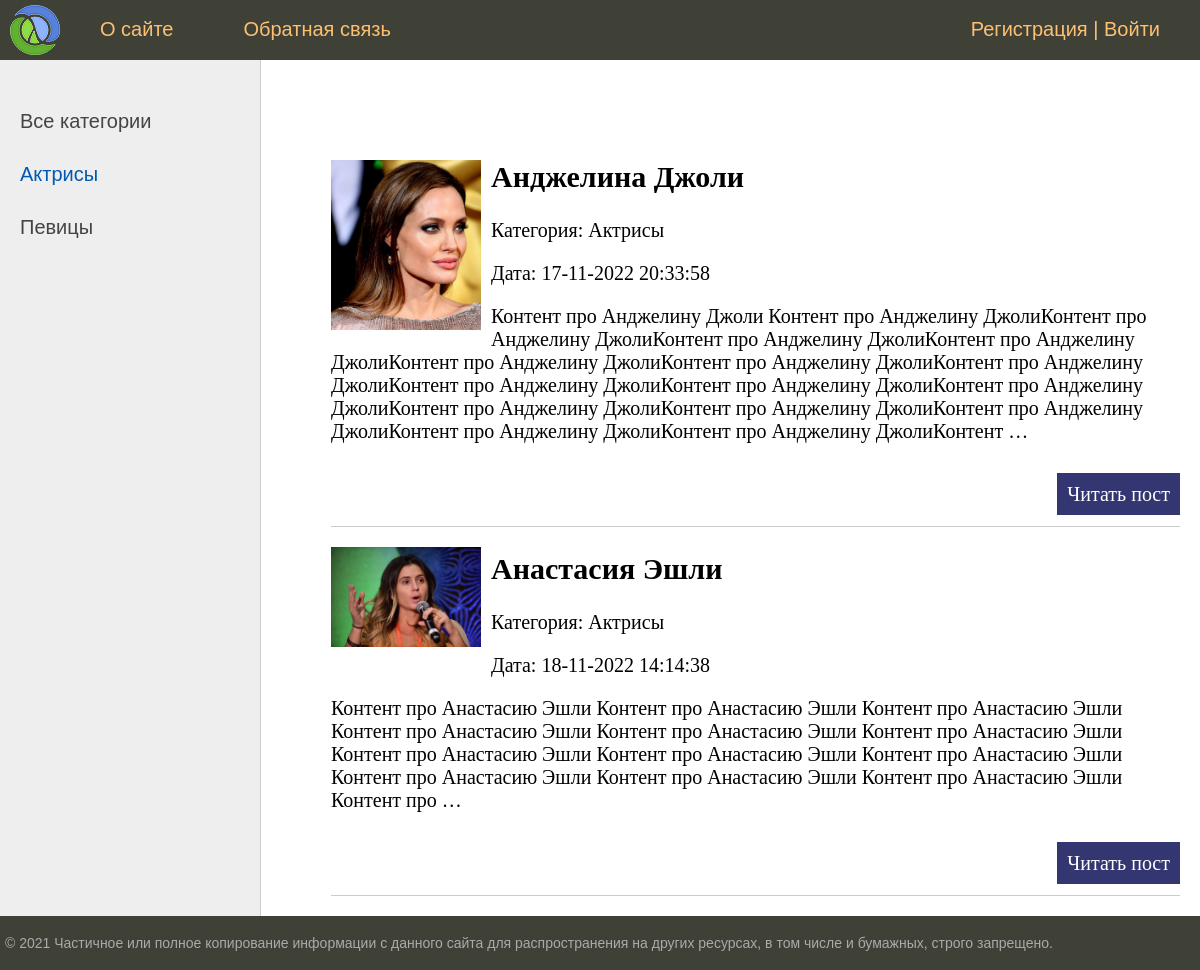
Screenshot of /category/aktrisy/ with the database file from the repository.
### women/models.py (models this page shows, shortened)
class Category(models.Model):
    name = models.CharField(max_length=100, verbose_name="Название категории")
    slug = models.SlugField(max_length=255, unique=True, verbose_name="URL")
    class Meta:
        verbose_name = 'Категория'
        verbose_name_plural = 'Категории'
        ordering = ['id']
    def __str__(self):
        return self.name
    def get_absolute_url(self):
        return reverse('show_category', kwargs={'category_slug': self.slug})

class Women(models.Model):
    title = models.CharField(max_length=255, verbose_name="Заголовок")
    slug = models.SlugField(max_length=255, unique=True, verbose_name="URL")
    content = models.TextField(blank=True)
    photo = models.ImageField(upload_to="photos/%Y/%m/%d/", null=True, blank=True)
    time_create = models.DateTimeField(auto_now_add=True)
    time_update = models.DateTimeField(auto_now=True)
    is_published = models.BooleanField(default=True)
    category = models.ForeignKey('Category', on_delete=models.PROTECT, null=True)
    class Meta:
        verbose_name = 'Известные женщины'
        verbose_name_plural = 'Известные женщины'
        ordering = ['id']
    def get_absolute_url(self):
        return reverse('show_post', kwargs={'post_slug': self.slug})

### women/views.py (the view)
# urls.py: path('category/<slug:category_slug>/', WomenCategory.as_view(), name='show_category'),
class WomenCategory(DataMixin, ListView):
    model = Women
    template_name = 'women/index.html'
    context_object_name = 'posts'
    allow_empty = False
    def get_queryset(self):
        return Women.objects.filter(category__slug=self.kwargs['category_slug'], is_published=True)
    def get_context_data(self, *, object_list=None, **kwargs):
        context = super().get_context_data(**kwargs)
        c_def = self.get_user_context(title="Категория - " + str(context['posts'][0].category),
                                      category_selected=context['posts'][0].category_id)
        context = dict(list(context.items()) + list(c_def.items()))
        return context

### women/utils.py (called while the page is built)
    def get_user_context(self, **kwargs):
        context = kwargs
        cats = Category.objects.annotate(Count('women'))
        user_menu = menu.copy()
        if not self.request.user.is_authenticated:
            user_menu.pop(1)
        context['menu'] = user_menu
        context['category'] = cats
        if 'category_selected' not in context:
            context['category_selected'] = 0
        return context

### women/templates/women/index.html (shortened to what this page needs)
{% extends 'women/base.html' %}
{% block content %}
<ul class="list-articles">
	{% for p in posts %}
			{% if p.photo %}
				<p><img class="img-article-left thumb" src="{{p.photo.url}}"></p>
			{% endif %}
			<li><h2>{{p.title}}</h2>
			<p class="first">Категория: {{ p.category }}</p>
			<p class="last">Дата: {{ p.time_update| date:"d-m-Y H:i:s" }}</p>
	{{p.content|linebreaks|truncatewords:50}}
			<p class="link-read-post"><a href="{{ p.get_absolute_url }}">Читать пост</a></p>
			</li>
	{% endfor %}
</ul>
{% endblock %}

### women/templates/women/base.html (shortened to what this page needs)
{% load static %}
{% load women_tags %}
<!DOCTYPE html>
<html>
<head>
	<link type="text/css" href="{% static 'women/css/styles.css' %}" rel="stylesheet" />
</head>
<body>
<table class="table-page" border=0 cellpadding="0" cellspacing="0">
<tr><td valign=top>
{% block mainmenu %}
		<div class="header">
			<ul id="mainmenu" class="mainmenu">
			<li class="logo"><a href="{% url 'home' %}"><div class="logo"></div></a></li>
{% for m in menu %}
				<li><a href="{% url m.url_name %}">{{m.title}}</a></li>
{% endfor %}
				{% if request.user.is_authenticated %}
				<li class="last"> {{ user.username }} | <a href="{% url 'logout' %}">Выйти</a></li>
				{% else %}
				<li class="last"><a href="{% url 'register' %}">Регистрация</a> | <a href="{% url 'login' %}">Войти</a></li>
				{% endif %}
			</ul>
		</div>
{% endblock mainmenu %}
<table class="table-content" border=0 cellpadding="0" cellspacing="0">
<tr>
	<td valign="top" class="left-chapters">
	<ul id="leftchapters">
		{% if category_selected == 0 %}
			<li class="selected">Все категории</li>
		{% else %}
			<li><a href="{% url 'home' %}">Все категории</a></li>
		{% endif %}
		{% for c in category %}
		{% if c.women__count > 0 %}
			{% if c.pk == category_selected %}
				<li class="selected">{{c.name}}</li>
			{% else %}
				<li><a href="{{c.get_absolute_url}}">{{c.name}}</a></li>
			{% endif %}
		{% endif %}
		{% endfor %}
	</ul>
</td>
<td valign="top" class="content">
	<div class="content-text">
{% block content %}
{% endblock %}
	</div>
</td></tr></table>
</td></tr>
<tr><td valign=top>
	<div id="footer">
		<p>&copy; 2021 Частичное или полное копирование информации с данного сайта для распространения на других ресурсах, в том числе и бумажных, строго запрещено.</p>
	</div>
</td></tr></table>
</body>
</html>

### women/static/women/css/styles.css (style rules this page uses)
html, body { font-family: 'Arial'; margin: 0; padding: 0; height: 100%; width: 100%; color: #444; }
a { color: #0059b2; text-decoration: none; }
img { max-width: 600px; height: auto; }
img.img-article-left { max-width: 300px; height: auto; float: left; padding: 0 10px 10px 0; }
img.img-article-left.thumb { max-width: 150px; height: auto; }
p.link-read-post { text-align: right; }
p.link-read-post a { padding: 10px; min-width: 100px; background: #333671; color: #fff; text-decoration: none; }
ul.list-articles { list-style: none; margin: 0; padding: 0; }
ul.list-articles li { border-bottom: 1px solid #ccc; }
.table-page { width: 100%; height: 100%; vertical-align: top; }
.table-page tr { height: 100%; }
.header { background: #3F4137; height: 60px; }
.logo { background: url('../images/logo.png') no-repeat 10px 5px; width: 70px; height: 60px; }
ul.mainmenu { list-style: none; margin: 0; padding: 0; height: 60px; color: #fdc073; font-size: 20px; overflow: hidden; }
ul.mainmenu li { float: left; margin: 18px 40px 0 30px; }
ul.mainmenu li.logo { margin: 0; }
ul.mainmenu li.last { float: right; }
ul.mainmenu li a { color: #fdc073; text-decoration: none; }
.table-content { width: 100%; min-height: 100%; height: 100%; }
.left-chapters { margin: 0; background: #eee; border-right: 1px solid #ccc; min-height: 100%; }
.left-chapters ul { width: 230px; min-height: 100%; margin: 0; padding: 20px 10px 10px 20px; list-style: none; font-size: 20px; }
.left-chapters ul li { margin: 30px 0 0 0; color: #999; }
.left-chapters ul li.selected { color: #0059b2; }
.left-chapters ul li a { color: #444; text-decoration: none; }
.content { padding: 40px 20px 20px 40px; width: 100%; box-sizing: border-box; }
.content-text { margin: 60px 0 0 30px; color: #000; font-size: 20px; font-family: Yandex Sans Display Light; }
#footer { box-sizing: border-box; background: #3F4137; padding: 5px; color: #aaa; font-size: 14px; font-family: Verdana, Geneva, Arial, Helvetica; text-align: left; overflow: hidden; }

### rows the page displays
Category: name "Актрисы"
Category: name "Певицы"
Women: photo (picture), title "Анджелина Джоли", category "Актрисы", time_update "17-11-2022 20:33:58", content "Контент про Анджелину Джоли Контент про Анджелину ДжолиКонтент про Анджелину ДжолиКонтент про Анджелину ДжолиКонтент про Анджелину ДжолиКонтент про Анджелину ДжолиКонтент про Анджелину ДжолиКонтент про Анджелину ДжолиКонтент про Анджелину ДжолиКонтент про Анджелину ДжолиКонтент про Анджелину ДжолиКонтент про Анджелину ДжолиКонтент про Анджелину ДжолиКонтент про Анджелину ДжолиКонтент про Анджелину ДжолиКонтент про Анджелину ДжолиКонтент …"
Women: photo (picture), title "Анастасия Эшли", category "Актрисы", time_update "18-11-2022 14:14:38", content "Контент про Анастасию Эшли Контент про Анастасию Эшли Контент про Анастасию Эшли Контент про Анастасию Эшли Контент про Анастасию Эшли Контент про Анастасию Эшли Контент про Анастасию Эшли Контент про Анастасию Эшли Контент про Анастасию Эшли Контент про Анастасию Эшли Контент про Анастасию Эшли Контент про Анастасию Эшли Контент про …"

### other values shown
{{ m.title }} "О сайте" "Обратная связь"
